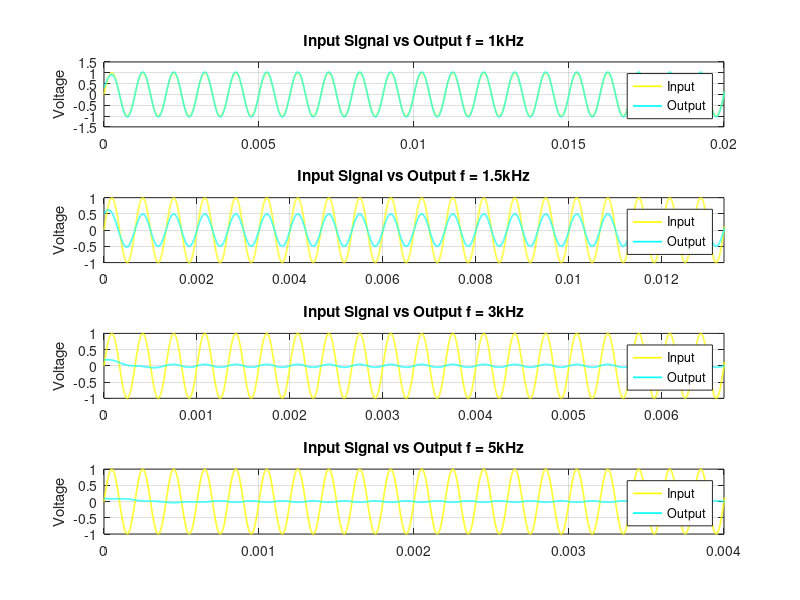

Write MATLAB code to recreate this figure.
close all; clear; clc;

% 輸入音檔

fs   = 1e6;               % sample rate for discrete-time test
Ts   = 1/fs;
fc = 1.5e3;

f_list = [1e3, 1.5e3 ,3e3,5e3];


tC = cell(numel(f_list),1);
xC = cell(numel(f_list),1);
yC = cell(numel(f_list),1);

% figure;
% 
% [hL wL] = freqz(Lowpass,128) ;
% 
% subplot(411);plot(wL/pi*4000,20*log10(abs(hL)),'-*');axis([0,4000,-60,5]);
% title('lowpass filter');

figure('Name','Discrete-time: Filtering demo');

for i = 1:length(f_list)

    Ti = 50 / f_list(i);
    tC{i} = 0:Ts:Ti;

    xC{i} = sin(2* pi * f_list(i) * tC{i});         % Comparator output for each reference voltage
    
    n = -fc / 2:fc / 2;
    
    h = 2*fc/fs * sinc(2*fc/fs * n);
    
    %yC{i} = filter(Lowpass, xC{i});
    %yC{i} = lsim(Hlp_z, xC{i}, tC{i});
    yC{i} = conv(xC{i}, h, 'same');

    subplot(length(f_list),1,i);
    plot(tC{i}, xC{i}, 'y', 'LineWidth',1.2); hold on;
    plot(tC{i}, yC{i}, 'c','LineWidth',1.2);
    grid on;
    ylabel('Voltage');
    title(['Input Signal vs Output f = ' num2str(f_list(i) / 1e3) 'kHz']);
    legend('Input' , 'Output');
    xlim([0,20 / f_list(i)]);

end
